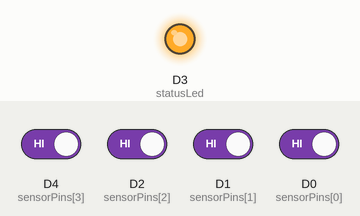
Simulated run of this sketch. Board: ESP8266 (NodeMCU). Shown: output pins drawn as LEDs (lit = HIGH). The inputs (shaded band) are chosen by the test bench; at power-on: D0 (sensorPins[0]), D1 (sensorPins[1]), D2 (sensorPins[2]), D4 (sensorPins[3]) HIGH. WiFi joins after 1.5 s; servers stay silent unless stated; uploads are accepted with an empty reply; what the sketch prints to the serial monitor is not drawn.

Above: at 3.9 s.
4.0 s: D4 (sensorPins[3]) driven LOW
At 4.45 s:
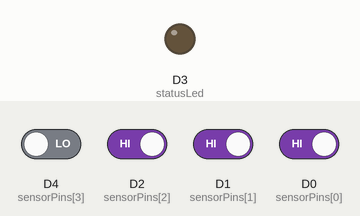
5.9 s: D4 (sensorPins[3]) driven HIGH
At 7.7 s:
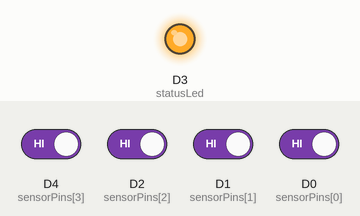
Timing chart, 0 to 9.2 s (numbered marks = the images above; inputs shaded):
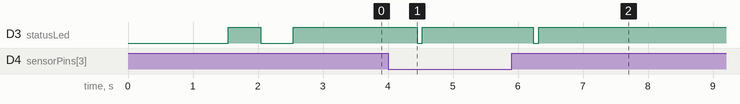

The sketch:

sketch_nov14a.ino
```cpp
#include <ESP8266WiFi.h>
#include <ESP8266HTTPClient.h>
#include <ArduinoJson.h>

// Your WiFi credentials
const char* ssid = "Wifi Name";
const char* password = "WIFI Password";
// Server configuration - Use your computer's IP
const char* server = "computer's IP";// Changed to match settings.py
const int port = 8000;

// Sensor pins for 4 IR sensors
const int sensorPins[4] = {D0, D1, D2, D4};
const String sensorIds[4] = {"SENSOR_001", "SENSOR_002", "SENSOR_003", "SENSOR_004"};
bool lastStates[4] = {false, false, false, false};

// Status LED
const int statusLed = D3;

void setup() {
  Serial.begin(115200);
  delay(1000);

  Serial.println();
  Serial.println("🚗 Smart Parking System Starting...");
  Serial.println("📌 Sensor Pin Configuration:");
  Serial.println("   SENSOR_001 -> D0");
  Serial.println("   SENSOR_002 -> D1");
  Serial.println("   SENSOR_003 -> D2");
  Serial.println("   SENSOR_004 -> D4");
  Serial.println("   Status LED -> D3");

  // Initialize sensor pins
  for(int i = 0; i < 4; i++) {
    pinMode(sensorPins[i], INPUT_PULLUP);
    Serial.print("✅ Initialized Sensor ");
    Serial.print(sensorIds[i]);
    Serial.print(" on pin D");
    Serial.println(sensorPins[i]);

    // Read initial state
    lastStates[i] = digitalRead(sensorPins[i]) == LOW;
    Serial.print("   Initial State: ");
    Serial.println(lastStates[i] ? "OCCUPIED" : "VACANT");
  }

  // Initialize status LED
  pinMode(statusLed, OUTPUT);
  digitalWrite(statusLed, LOW);

  // Connect to WiFi
  connectToWiFi();
}

void connectToWiFi() {
  Serial.print("📡 Connecting to WiFi: ");
  Serial.println(ssid);

  WiFi.begin(ssid, password);

  int attempts = 0;
  while (WiFi.status() != WL_CONNECTED && attempts < 30) {
    delay(500);
    Serial.print(".");
    digitalWrite(statusLed, !digitalRead(statusLed));
    attempts++;
  }

  if (WiFi.status() == WL_CONNECTED) {
    Serial.println();
    Serial.println("✅ WiFi connected!");
    Serial.print("📱 IP Address: ");
    Serial.println(WiFi.localIP());
    digitalWrite(statusLed, HIGH);

    // Test server connection
    testServerConnection();
  } else {
    Serial.println();
    Serial.println("❌ WiFi connection failed!");
    digitalWrite(statusLed, LOW);
  }
}

void testServerConnection() {
  Serial.println("🔄 Testing server connection...");
  WiFiClient client;
  HTTPClient http;

  String testUrl = "http://" + String(server) + ":" + String(port) + "/api/test/";
  http.begin(client, testUrl);

  int httpCode = http.GET();
  if(httpCode == 200) {
    Serial.println("✅ Server connection successful!");

    // Send initial states to server
    sendInitialStates();
  } else {
    Serial.print("❌ Server connection failed. Code: ");
    Serial.println(httpCode);
  }
  http.end();
}

void sendInitialStates() {
  Serial.println("📡 Sending initial sensor states to server...");
  for(int i = 0; i < 4; i++) {
    bool currentState = digitalRead(sensorPins[i]) == LOW;
    sendSensorUpdate(sensorIds[i], currentState, i, true);
    delay(500);
  }
}

void loop() {
  // Maintain WiFi connection
  if (WiFi.status() != WL_CONNECTED) {
    Serial.println("⚠️ WiFi disconnected! Reconnecting...");
    digitalWrite(statusLed, LOW);
    connectToWiFi();
    return;
  }

  // Monitor all sensors
  for(int i = 0; i < 4; i++) {
    bool currentState = digitalRead(sensorPins[i]) == LOW;

    if(currentState != lastStates[i]) {
      // State changed - send update to server
      sendSensorUpdate(sensorIds[i], currentState, i, false);
      lastStates[i] = currentState;

      // Visual feedback
      blinkLED();
    }
  }

  // Periodically print sensor status
  static unsigned long lastStatusTime = 0;
  if (millis() - lastStatusTime > 30000) { // Every 30 seconds
    Serial.println("\n📊 Current Sensor Status:");
    for(int i = 0; i < 4; i++) {
      Serial.print("  ");
      Serial.print(sensorIds[i]);
      Serial.print(" (D");
      Serial.print(sensorPins[i]);
      Serial.print("): ");
      Serial.println(lastStates[i] ? "OCCUPIED" : "VACANT");
    }
    lastStatusTime = millis();
  }

  delay(300); // Small delay for stability
}

void sendSensorUpdate(String sensorId, bool isOccupied, int sensorIndex, bool isInitial) {
  WiFiClient client;
  HTTPClient http;

  String url = "http://" + String(server) + ":" + String(port) + "/api/sensor-data/";

  if (!isInitial) {
    Serial.println();
    Serial.print("🔄 Sensor ");
    Serial.print(sensorId);
    Serial.print(" (Pin D");
    Serial.print(sensorPins[sensorIndex]);
    Serial.print(") changed to: ");
    Serial.println(isOccupied ? "🚗 OCCUPIED" : "🟢 VACANT");
  }

  http.begin(client, url);
  http.addHeader("Content-Type", "application/json");

  // Create JSON payload
  StaticJsonDocument<200> doc;
  doc["sensor_id"] = sensorId;
  doc["is_occupied"] = isOccupied;

  String jsonString;
  serializeJson(doc, jsonString);

  if (!isInitial) {
    Serial.print("📦 Sending to server: ");
    Serial.println(jsonString);
  }

  int httpResponseCode = http.POST(jsonString);

  if(httpResponseCode > 0) {
    String response = http.getString();
    if (!isInitial) {
      Serial.print("✅ Server Response (");
      Serial.print(httpResponseCode);
      Serial.print("): ");
      Serial.println(response);
    }
  } else {
    Serial.print("❌ Error sending to server for ");
    Serial.print(sensorId);
    Serial.print(": ");
    Serial.println(httpResponseCode);

    // Blink rapidly on error
    for(int i = 0; i < 3; i++) {
      digitalWrite(statusLed, LOW);
      delay(150);
      digitalWrite(statusLed, HIGH);
      delay(150);
    }
  }

  http.end();
}

void blinkLED() {
  digitalWrite(statusLed, LOW);
  delay(80);
  digitalWrite(statusLed, HIGH);
}
```

Measured:
- after the input at 4.0 s, D3 (statusLed): HIGH → LOW after 0.45 s, → HIGH 0.08 s later
- after the input at 5.9 s, D3 (statusLed): HIGH → LOW after 0.34 s, → HIGH 0.08 s later
